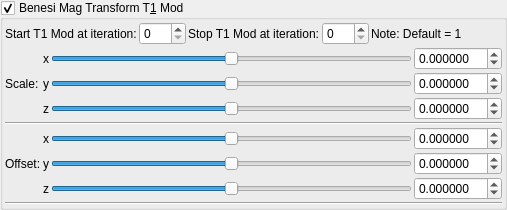
    <widget class="MyGroupBox" name="groupCheck_transf_function_enabledx_false">
     <property name="toolTip">
      <string/>
     </property>
     <property name="title">
      <string>Benesi Mag Transform T&amp;1 Mod</string>
     </property>
     <property name="checkable">
      <bool>true</bool>
     </property>
     <layout class="QVBoxLayout" name="verticalLayout_32" stretch="0,0,0">
      <property name="spacing">
       <number>2</number>
      </property>
      <property name="leftMargin">
       <number>2</number>
      </property>
      <property name="topMargin">
       <number>2</number>
      </property>
      <property name="rightMargin">
       <number>2</number>
      </property>
      <property name="bottomMargin">
       <number>2</number>
      </property>
      <item>
       <layout class="QGridLayout" name="gridLayout_68">
        <property name="spacing">
         <number>2</number>
        </property>
        <item row="1" column="5">
         <spacer name="horizontalSpacer_37">
          <property name="orientation">
           <enum>Qt::Horizontal</enum>
          </property>
          <property name="sizeHint" stdset="0">
           <size>
            <width>40</width>
            <height>20</height>
           </size>
          </property>
         </spacer>
        </item>
        <item row="1" column="2">
         <widget class="QLabel" name="label_250">
          <property name="text">
           <string>Stop T1 Mod at iteration:</string>
          </property>
         </widget>
        </item>
        <item row="1" column="3">
         <widget class="MySpinBox" name="spinboxInt_transf_stop_iterationsTM_1">
          <property name="sizePolicy">
           <sizepolicy hsizetype="Minimum" vsizetype="Maximum">
            <horstretch>0</horstretch>
            <verstretch>0</verstretch>
           </sizepolicy>
          </property>
          <property name="maximum">
           <number>999</number>
          </property>
         </widget>
        </item>
        <item row="1" column="1">
         <widget class="MySpinBox" name="spinboxInt_transf_start_iterations_D">
          <property name="sizePolicy">
           <sizepolicy hsizetype="Minimum" vsizetype="Maximum">
            <horstretch>0</horstretch>
            <verstretch>0</verstretch>
           </sizepolicy>
          </property>
          <property name="maximum">
           <number>999</number>
          </property>
         </widget>
        </item>
        <item row="1" column="0">
         <widget class="QLabel" name="label_251">
          <property name="text">
           <string>Start T1 Mod at iteration:</string>
          </property>
         </widget>
        </item>
        <item row="1" column="4">
         <widget class="QLabel" name="label_141">
          <property name="text">
           <string>Note: Default = 1</string>
          </property>
         </widget>
        </item>
       </layout>
      </item>
      <item>
       <layout class="QGridLayout" name="gridLayout_69">
        <property name="spacing">
         <number>2</number>
        </property>
        <item row="6" column="1">
         <widget class="QLabel" name="label_134">
          <property name="sizePolicy">
           <sizepolicy hsizetype="Preferred" vsizetype="Preferred">
            <horstretch>0</horstretch>
            <verstretch>0</verstretch>
           </sizepolicy>
          </property>
          <property name="text">
           <string notr="true">z</string>
          </property>
          <property name="alignment">
           <set>Qt::AlignRight|Qt::AlignTrailing|Qt::AlignVCenter</set>
          </property>
         </widget>
        </item>
        <item row="5" column="3">
         <widget class="MyDoubleSpinBox" name="spinbox3_transf_addition_constant_111_y">
          <property name="sizePolicy">
           <sizepolicy hsizetype="Minimum" vsizetype="Maximum">
            <horstretch>0</horstretch>
            <verstretch>0</verstretch>
           </sizepolicy>
          </property>
          <property name="prefix">
           <string/>
          </property>
          <property name="suffix">
           <string/>
          </property>
          <property name="decimals">
           <number>6</number>
          </property>
          <property name="minimum">
           <double>-99.989999999999995</double>
          </property>
          <property name="maximum">
           <double>99.989999999999995</double>
          </property>
          <property name="singleStep">
           <double>0.100000000000000</double>
          </property>
         </widget>
        </item>
        <item row="4" column="3">
         <widget class="MyDoubleSpinBox" name="spinbox3_transf_addition_constant_111_x">
          <property name="sizePolicy">
           <sizepolicy hsizetype="Minimum" vsizetype="Maximum">
            <horstretch>0</horstretch>
            <verstretch>0</verstretch>
           </sizepolicy>
          </property>
          <property name="prefix">
           <string/>
          </property>
          <property name="suffix">
           <string/>
          </property>
          <property name="decimals">
           <number>6</number>
          </property>
          <property name="minimum">
           <double>-99.989999999999995</double>
          </property>
          <property name="maximum">
           <double>99.989999999999995</double>
          </property>
          <property name="singleStep">
           <double>0.100000000000000</double>
          </property>
         </widget>
        </item>
        <item row="5" column="2">
         <widget class="QSlider" name="slider3_transf_addition_constant_111_y">
          <property name="sizePolicy">
           <sizepolicy hsizetype="Expanding" vsizetype="Maximum">
            <horstretch>0</horstretch>
            <verstretch>0</verstretch>
           </sizepolicy>
          </property>
          <property name="minimum">
           <number>-5000000</number>
          </property>
          <property name="maximum">
           <number>5000000</number>
          </property>
          <property name="singleStep">
           <number>1</number>
          </property>
          <property name="orientation">
           <enum>Qt::Horizontal</enum>
          </property>
         </widget>
        </item>
        <item row="6" column="3">
         <widget class="MyDoubleSpinBox" name="spinbox3_transf_addition_constant_111_z">
          <property name="sizePolicy">
           <sizepolicy hsizetype="Minimum" vsizetype="Maximum">
            <horstretch>0</horstretch>
            <verstretch>0</verstretch>
           </sizepolicy>
          </property>
          <property name="prefix">
           <string/>
          </property>
          <property name="suffix">
           <string/>
          </property>
          <property name="decimals">
           <number>6</number>
          </property>
          <property name="minimum">
           <double>-99.989999999999995</double>
          </property>
          <property name="maximum">
           <double>99.989999999999995</double>
          </property>
          <property name="singleStep">
           <double>0.100000000000000</double>
          </property>
         </widget>
        </item>
        <item row="2" column="3">
         <widget class="MyDoubleSpinBox" name="spinbox3_transf_scale3D_333_z">
          <property name="sizePolicy">
           <sizepolicy hsizetype="Minimum" vsizetype="Maximum">
            <horstretch>0</horstretch>
            <verstretch>0</verstretch>
           </sizepolicy>
          </property>
          <property name="prefix">
           <string/>
          </property>
          <property name="suffix">
           <string/>
          </property>
          <property name="decimals">
           <number>6</number>
          </property>
          <property name="minimum">
           <double>-99.989999999999995</double>
          </property>
          <property name="maximum">
           <double>99.989999999999995</double>
          </property>
          <property name="singleStep">
           <double>0.100000000000000</double>
          </property>
         </widget>
        </item>
        <item row="2" column="2">
         <widget class="QSlider" name="slider3_transf_scale3D_333_z">
          <property name="sizePolicy">
           <sizepolicy hsizetype="Expanding" vsizetype="Maximum">
            <horstretch>0</horstretch>
            <verstretch>0</verstretch>
           </sizepolicy>
          </property>
          <property name="minimum">
           <number>-5000000</number>
          </property>
          <property name="maximum">
           <number>5000000</number>
          </property>
          <property name="singleStep">
           <number>1</number>
          </property>
          <property name="orientation">
           <enum>Qt::Horizontal</enum>
          </property>
         </widget>
        </item>
        <item row="4" column="2">
         <widget class="QSlider" name="slider3_transf_addition_constant_111_x">
          <property name="sizePolicy">
           <sizepolicy hsizetype="Preferred" vsizetype="Preferred">
            <horstretch>0</horstretch>
            <verstretch>0</verstretch>
           </sizepolicy>
          </property>
          <property name="minimum">
           <number>-5000000</number>
          </property>
          <property name="maximum">
           <number>5000000</number>
          </property>
          <property name="singleStep">
           <number>1</number>
          </property>
          <property name="orientation">
           <enum>Qt::Horizontal</enum>
          </property>
         </widget>
        </item>
        <item row="6" column="2">
         <widget class="QSlider" name="slider3_transf_addition_constant_111_z">
          <property name="sizePolicy">
           <sizepolicy hsizetype="Expanding" vsizetype="Maximum">
            <horstretch>0</horstretch>
            <verstretch>0</verstretch>
           </sizepolicy>
          </property>
          <property name="minimum">
           <number>-5000000</number>
          </property>
          <property name="maximum">
           <number>5000000</number>
          </property>
          <property name="singleStep">
           <number>1</number>
          </property>
          <property name="orientation">
           <enum>Qt::Horizontal</enum>
          </property>
         </widget>
        </item>
        <item row="5" column="0">
         <widget class="QLabel" name="label_260">
          <property name="text">
           <string>Offset:</string>
          </property>
         </widget>
        </item>
        <item row="4" column="1">
         <widget class="QLabel" name="label_135">
          <property name="sizePolicy">
           <sizepolicy hsizetype="Preferred" vsizetype="Preferred">
            <horstretch>0</horstretch>
            <verstretch>0</verstretch>
           </sizepolicy>
          </property>
          <property name="text">
           <string notr="true">x</string>
          </property>
          <property name="alignment">
           <set>Qt::AlignRight|Qt::AlignTrailing|Qt::AlignVCenter</set>
          </property>
         </widget>
        </item>
        <item row="5" column="1">
         <widget class="QLabel" name="label_136">
          <property name="sizePolicy">
           <sizepolicy hsizetype="Preferred" vsizetype="Preferred">
            <horstretch>0</horstretch>
            <verstretch>0</verstretch>
           </sizepolicy>
          </property>
          <property name="text">
           <string notr="true">y</string>
          </property>
          <property name="alignment">
           <set>Qt::AlignRight|Qt::AlignTrailing|Qt::AlignVCenter</set>
          </property>
         </widget>
        </item>
        <item row="1" column="0">
         <widget class="QLabel" name="label_261">
          <property name="text">
           <string>Scale:</string>
          </property>
         </widget>
        </item>
        <item row="0" column="1">
         <widget class="QLabel" name="label_137">
          <property name="sizePolicy">
           <sizepolicy hsizetype="Preferred" vsizetype="Preferred">
            <horstretch>0</horstretch>
            <verstretch>0</verstretch>
           </sizepolicy>
          </property>
          <property name="text">
           <string notr="true">x</string>
          </property>
          <property name="alignment">
           <set>Qt::AlignRight|Qt::AlignTrailing|Qt::AlignVCenter</set>
          </property>
         </widget>
        </item>
        <item row="1" column="1">
         <widget class="QLabel" name="label_138">
          <property name="sizePolicy">
           <sizepolicy hsizetype="Preferred" vsizetype="Preferred">
            <horstretch>0</horstretch>
            <verstretch>0</verstretch>
           </sizepolicy>
          </property>
          <property name="text">
           <string notr="true">y</string>
          </property>
          <property name="alignment">
           <set>Qt::AlignRight|Qt::AlignTrailing|Qt::AlignVCenter</set>
          </property>
         </widget>
        </item>
        <item row="2" column="1">
         <widget class="QLabel" name="label_139">
          <property name="sizePolicy">
           <sizepolicy hsizetype="Preferred" vsizetype="Preferred">
            <horstretch>0</horstretch>
            <verstretch>0</verstretch>
           </sizepolicy>
          </property>
          <property name="text">
           <string notr="true">z</string>
          </property>
          <property name="alignment">
           <set>Qt::AlignRight|Qt::AlignTrailing|Qt::AlignVCenter</set>
          </property>
         </widget>
        </item>
        <item row="0" column="2">
         <widget class="QSlider" name="slider3_transf_scale3D_333_x">
          <property name="sizePolicy">
           <sizepolicy hsizetype="Preferred" vsizetype="Preferred">
            <horstretch>0</horstretch>
            <verstretch>0</verstretch>
           </sizepolicy>
          </property>
          <property name="minimum">
           <number>-5000000</number>
          </property>
          <property name="maximum">
           <number>5000000</number>
          </property>
          <property name="singleStep">
           <number>1</number>
          </property>
          <property name="orientation">
           <enum>Qt::Horizontal</enum>
          </property>
         </widget>
        </item>
        <item row="0" column="3">
         <widget class="MyDoubleSpinBox" name="spinbox3_transf_scale3D_333_x">
          <property name="sizePolicy">
           <sizepolicy hsizetype="Minimum" vsizetype="Maximum">
            <horstretch>0</horstretch>
            <verstretch>0</verstretch>
           </sizepolicy>
          </property>
          <property name="prefix">
           <string/>
          </property>
          <property name="suffix">
           <string/>
          </property>
          <property name="decimals">
           <number>6</number>
          </property>
          <property name="minimum">
           <double>-99.989999999999995</double>
          </property>
          <property name="maximum">
           <double>99.989999999999995</double>
          </property>
          <property name="singleStep">
           <double>0.100000000000000</double>
          </property>
         </widget>
        </item>
        <item row="1" column="3">
         <widget class="MyDoubleSpinBox" name="spinbox3_transf_scale3D_333_y">
          <property name="sizePolicy">
           <sizepolicy hsizetype="Minimum" vsizetype="Maximum">
            <horstretch>0</horstretch>
            <verstretch>0</verstretch>
           </sizepolicy>
          </property>
          <property name="prefix">
           <string/>
          </property>
          <property name="suffix">
           <string/>
          </property>
          <property name="decimals">
           <number>6</number>
          </property>
          <property name="minimum">
           <double>-99.989999999999995</double>
          </property>
          <property name="maximum">
           <double>99.989999999999995</double>
          </property>
          <property name="singleStep">
           <double>0.100000000000000</double>
          </property>
         </widget>
        </item>
        <item row="3" column="0" colspan="4">
         <widget class="Line" name="line_54">
          <property name="orientation">
           <enum>Qt::Horizontal</enum>
          </property>
         </widget>
        </item>
        <item row="1" column="2">
         <widget class="QSlider" name="slider3_transf_scale3D_333_y">
          <property name="sizePolicy">
           <sizepolicy hsizetype="Expanding" vsizetype="Maximum">
            <horstretch>0</horstretch>
            <verstretch>0</verstretch>
           </sizepolicy>
          </property>
          <property name="minimum">
           <number>-5000000</number>
          </property>
          <property name="maximum">
           <number>5000000</number>
          </property>
          <property name="singleStep">
           <number>1</number>
          </property>
          <property name="orientation">
           <enum>Qt::Horizontal</enum>
          </property>
         </widget>
        </item>
       </layout>
      </item>
      <item>
       <widget class="Line" name="line_61">
        <property name="orientation">
         <enum>Qt::Horizontal</enum>
        </property>
       </widget>
      </item>
     </layout>
    </widget>
